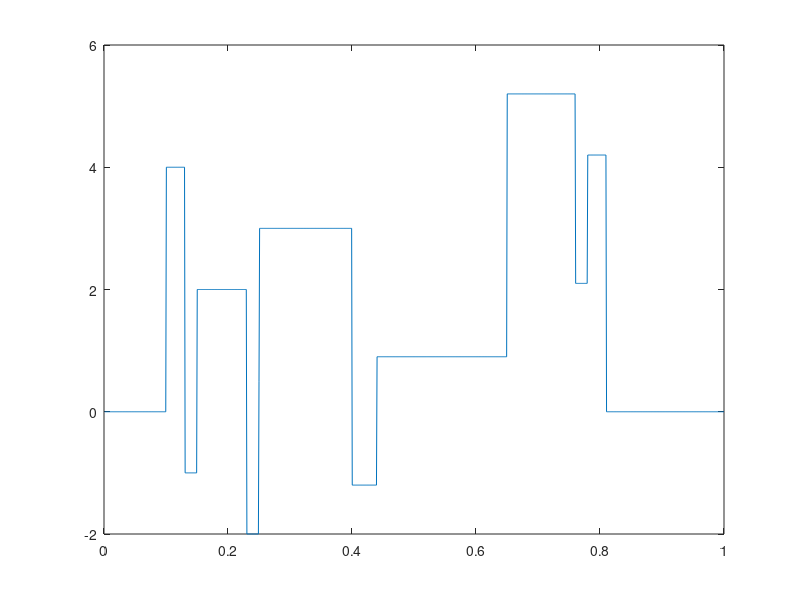

This figure's MATLAB source: (Note: this script raises an error after producing the figure.)
%% BLOCKS 
% signal used for comparison

%% Matrix Product case - many (M) number of simulations - using SNR
% Comparison of single base wavelet matrix with Matrix Products 
%% First: Two-Matrix Product W1W2 comparison to Single base
%% Second: Similarity Transform W1'W2W1 comparison to W1W2, Single base
%% Third: Kronecker Product Transform comparison to single base

% Three methods of Universal Thresholding, BAMS, and ABE are applied to the
% transformed signal  


close all
clear; clc;

% User Defined Parameters  
M = 200;  % number of simulations
SNR = 5;  % can change to 3, 5, or 7 


% Storing MSE values

% Kronecker Product for W0
mse_kron_vec = zeros(M, 1); 

% Matrix Products for W1'W2W1 
mse_W1W2W1_vec = zeros(M, 1); 

% Matrix Products for 2 filters 
mse_W1W2_vec = zeros(M, 1); 
 

% Single base
mse_W1_vec = zeros(M, 1);
mse_W2_vec = zeros(M, 1);


% BAMS vector initialization
mse_W1W2_BAMS_vec    = zeros(M,1);
mse_121_BAMS_vec     = zeros(M,1);
mse_W1_BAMS_vec      = zeros(M,1);
mse_W2_BAMS_vec      = zeros(M,1);
mse_kron_BAMS_vec    = zeros(M,1);


% ABE vector initialization
mse_W1W2_ABE_vec    = zeros(M,1);
mse_121_ABE_vec     = zeros(M,1);
mse_W1_ABE_vec      = zeros(M,1);
mse_W2_ABE_vec      = zeros(M,1);
mse_kron_ABE_vec    = zeros(M,1);

sigma2 = 1;   % because noise ~ N(0,1) and W is orthogonal

n=1024;
n1 = n;

% Blocks
m=n1;
t = (1:m) ./m;
pos = [ .1 .13 .15 .23 .25 .40 .44 .65  .76 .78 .81];
hgt = [4 (-5) 3 (-4) 5 (-4.2) 2.1 4.3  (-3.1) 2.1 (-4.2)];
sig = zeros(size(t));
for j=1:length(pos)
    sig = sig + (1 + sign(t-pos(j))).*(hgt(j)/2) ;
end

s_orig=sig;

figure(1)
plot(t, s_orig)

% Filter vectors 
hfilt_haar = [sqrt(2)/2, sqrt(2)/2]; % Haar filter


nl=3; % if using nl = 10 we run into problem with wavmat (W1 and W2 are not orthogonal!)       
W1= Wavmat(hfilt_haar, n, nl, 0); % Wavelet matrix 
W2= Wavmat(hfilt_haar, n, nl, 0); % Wavelet matrix 
 
% Add Gaussian noise with fixed SNR (user can set at beginning of file)
signal_var = var(s_orig);
signal_std = sqrt(signal_var);
s_orig= s_orig/signal_std * sqrt(SNR); % signal standardized to have unit variance, then scaled by sqrt(SNR)
     
for m = 1:M 
     s = s_orig + randn(size(s_orig)); % adds unit variance Gaussian noise
     
     %%  W1'W2W1 Product Wavelet Shrinkage 
     W121 = W1' * W2 * W1;
     wd121 = W121 * s'; % apply wavelet to noisy signal
     wd_121_raw = wd121;          % keep raw copy

     % Universal thresholding, noise ~ Normal(0,1)
     lambda = sqrt(2 * log(n)); 
    
     wd121(abs(wd121) < lambda) = 0;  % Hard thresholding
    
     sr121 = W121' * wd121; % reconstruct denoised signal

     % BAMS (bayesrule) shrinkage
     % --- uncomment and run this line for the levelwise BAMS---
     %wd_121_b = bamsShrinkCoeffs_Wavmat(wd_121_raw, n, nl);
     wd_121_b = bamsShrinkGlobal(wd_121_raw); % comment this global method line if running levelwise line above
     sr121_b = W121' * wd_121_b;

     % ABE shrinkage
     % sigma2 = 1 because noise ~ N(0,1) and W is orthogonal
     wd121_abe = abeShrink(wd_121_raw, sigma2);
     sr121_abe = W121' * wd121_abe;

     mse_W1W2W1_vec(m) = mean((s_orig - sr121').^2); 
     mse_121_BAMS_vec(m) = mean((s_orig - sr121_b').^2);
     mse_121_ABE_vec(m) = mean((s_orig - sr121_abe').^2);


     
     %%  W1W2 Product Wavelet Shrinkage 
     W12 = W1 * W2;
     wd12 = W12 * s'; % apply wavelet to noisy signal
     wd12_raw = wd12;          % keep raw copy


     % Universal thresholding, noise ~ Normal(0,1)
     lambda = sqrt(2 * log(n)); 
    
     wd12(abs(wd12) < lambda) = 0;  % Hard thresholding
    
     sr12 = W12' * wd12; % reconstruct denoised signal

     % BAMS (bayesrule) shrinkage
     % --- uncomment and run this line for the levelwise BAMS---
     %wd12_b = bamsShrinkCoeffs_Wavmat(wd12_raw, n, nl);
     wd12_b = bamsShrinkGlobal(wd12_raw); % comment this global method line if running levelwise line above
     sr12_b = W12' * wd12_b;


     % ABE shrinkage
     % sigma2 = 1 because noise ~ N(0,1) and W is orthogonal
     wd12_abe = abeShrink(wd12_raw, sigma2);
     sr12_abe = W12' * wd12_abe;



     mse_W1W2_vec(m) = mean((s_orig - sr12').^2); 
     mse_W1W2_BAMS_vec(m)  = mean((s_orig - sr12_b').^2);
     mse_W1W2_ABE_vec(m) = mean((s_orig - sr12_abe').^2);


     %%  Single Base (W1 - Haar) Wavelet Shrinkage  

     wd_W1 = W1 * s'; % Apply single wavelet matrix W1 to noisy signal
     wd_W1_raw = wd_W1;          % keep raw copy

     % Hard thresolding
     wd_thresh_W1 = wd_W1;
     wd_thresh_W1(abs(wd_W1) < lambda) = 0; 
    
     sr_W1 = W1' * wd_thresh_W1; % reconstruct denoised signal
    
     % BAMS (bayesrule) shrinkage
     % --- uncomment and run this line for the levelwise BAMS---
     %wd_W1_b = bamsShrinkCoeffs_Wavmat(wd_W1_raw, n, nl);
     wd_W1_b = bamsShrinkGlobal(wd_W1_raw); % comment this global method line if running levelwise line above
     srW1_b = W1' * wd_W1_b;

     % ABE shrinkage
     % sigma2 = 1 because noise ~ N(0,1) and W is orthogonal
     wd_W1_abe = abeShrink(wd_W1_raw, sigma2);
     sr_W1_abe = W1' * wd_W1_abe;


     mse_W1_vec(m) = mean((s_orig' - sr_W1).^2); % mse for single wavelet W1
     mse_W1_BAMS_vec(m) = mean((s_orig - srW1_b').^2);
     mse_W1_ABE_vec(m) = mean((s_orig - sr_W1_abe').^2);


     %%  Single Base (W2 - Haar) Wavelet Shrinkage  

     wd_W2 = W2 * s'; % Apply single wavelet matrix W2 to noisy signal
     wd_W2_raw = wd_W2;          % keep raw copy


     wd_thresh_W2 = wd_W2;
     wd_thresh_W2(abs(wd_W2) < lambda) = 0; % Hard thresolding
    
     sr_W2 = W2' * wd_thresh_W2; % reconstruct denoised signal

     % BAMS (bayesrule) shrinkage
     % --- uncomment and run this line for the levelwise BAMS---
     %wd_W2_b = bamsShrinkCoeffs_Wavmat(wd_W2_raw, n, nl);
     wd_W2_b = bamsShrinkGlobal(wd_W2_raw); % comment this global method line if running levelwise line above

     srW2_b = W2' * wd_W2_b;
    
     mse_W2_vec(m) = mean((s_orig' - sr_W2).^2); % mse for single wavelet W2
     mse_W2_BAMS_vec(m) = mean((s_orig - srW2_b').^2);
     
    %%  Kronecker Product 
    % Exploration of kron(W0,W0) 
     W0 = Wavmat(hfilt_haar, 2^7, 4, 0); % Wavelet matrix 
     %W0_2 = Wavmat(hfilt1, 2^3, 1, 0); % with level 1, variability is smaller
     W0_2 = Wavmat([sqrt(2)/2 sqrt(2)/2], 2^3, 1, 0); % with level 1, variability is smaller
     
     WW = kron(W0,W0_2);
     wd_kron = WW * s'; % apply wavelet to noisy signal
     wd_kron_raw = wd_kron;          % keep raw copy

     wd_kron(abs(wd_kron) < lambda) = 0;  % Hard thresholding
        
     sr_kron = WW' * wd_kron; % reconstruct denoised signal

     % BAMS (bayesrule) shrinkage
     % --- uncomment and run this line for the levelwise BAMS---
     %wd_kron_b = bamsShrinkCoeffs_Wavmat(wd_kron_raw, n, nl);
     wd_kron_b = bamsShrinkGlobal(wd_kron_raw); % comment this global method line if running levelwise line above
     srkron_b = WW' * wd_kron_b;

     % ABE shrinkage
     % sigma2 = 1 because noise ~ N(0,1) and W is orthogonal
     wd_kron_abe = abeShrink(wd_kron_raw, sigma2);
     srkron_abe = WW' * wd_kron_abe;
    
     mse_kron_vec(m) = mean((s_orig' - sr_kron).^2); % mse for kronecker prod
     mse_kron_BAMS_vec(m) = mean((s_orig - srkron_b').^2);
     mse_kron_ABE_vec(m) = mean((s_orig - srkron_abe').^2);


 end

 

 % Calculate Average MSE for W1'W2W1 across M simulations 
 avg_mse_W1W2W1 = mean(mse_W1W2W1_vec);

 % Calculate Average MSE for W1W2 across M simulations 
 avg_mse_W1W2 = mean(mse_W1W2_vec);

 % Calculate Average MSE for single bases across M simulations
 avg_mse_W1 = mean(mse_W1_vec);
 avg_mse_W2 = mean(mse_W2_vec);

 % Calculate Average MSE for kron(W0, W0_2) across M simulations 
 avg_mse_kron = mean(mse_kron_vec);

 % Calculate Average MSEs for all BAMS shrinkage-applied transforms
 avg_mse_W1_BAMS = mean(mse_W1_BAMS_vec);
 avg_mse_W2_BAMS = mean(mse_W2_BAMS_vec);
 avg_mse_W1W2_BAMS = mean(mse_W1W2_BAMS_vec);
 avg_mse_kron_BAMS = mean(mse_kron_BAMS_vec);
 avg_mse_121_BAMS = mean(mse_121_BAMS_vec);

 % Calculate Average MSEs for all ABE shrinkage-applied transforms
 avg_mse_W1_ABE = mean(mse_W1_ABE_vec);
 %avg_mse_W2_BAMS = mean(mse_W2_BAMS_vec); % W1 = W2 is Haar for blocks 
 avg_mse_W1W2_ABE = mean(mse_W1W2_ABE_vec);
 avg_mse_kron_ABE = mean(mse_kron_ABE_vec);
 avg_mse_121_ABE = mean(mse_121_ABE_vec);

 fprintf( 'ABE THRESHOLDING------------------------------------------------------\n'); 
 fprintf('| %-22s | %-11s | %-16s |\n', 'Method', 'Average MSE', 'Variance of MSE');
 fprintf('|------------------------|-------------|------------------|\n');

 fprintf('| %-22s | %.4f      | %.4f           |\n', 'W1 Haar (ABE)', avg_mse_W1_ABE, var(mse_W1_ABE_vec));
 fprintf('| %-22s | %.4f      | %.4f           |\n', 'W1W2 (ABE)', avg_mse_W1W2_ABE, var(mse_W1W2_ABE_vec));
 fprintf('| %-22s | %.4f      | %.4f           |\n', 'Kron (ABE)', avg_mse_kron_ABE, var(mse_kron_ABE_vec));

 fprintf('| %-22s | %.4f      | %.4f           |\n', 'W1W2W1 (ABE)', avg_mse_121_ABE, var(mse_121_ABE_vec));
 fprintf( '-----------------------------------------------------------------------\n'); 
 fprintf('\n')

 fprintf( 'BAMS THRESHOLDING-----------------------------------------------------\n'); 
 fprintf('| %-22s | %-11s | %-16s |\n', 'Method', 'Average MSE', 'Variance of MSE');
 fprintf('|------------------------|-------------|------------------|\n');

 fprintf('| %-22s | %.4f      | %.4f           |\n', 'W1 Haar (BAMS)', avg_mse_W1_BAMS, var(mse_W1_BAMS_vec));
 %fprintf('| %-22s | %.4f      | %.4f           |\n', 'W2 Haar (BAMS)', avg_mse_W2_BAMS, var(mse_W2_BAMS_vec));

 fprintf('| %-22s | %.4f      | %.4f           |\n', 'W1W2 (BAMS)', avg_mse_W1W2_BAMS, var(mse_W1W2_BAMS_vec));

 fprintf('| %-22s | %.4f      | %.4f           |\n', 'Kron (BAMS)', avg_mse_kron_BAMS, var(mse_kron_BAMS_vec));

 fprintf('| %-22s | %.4f      | %.4f           |\n', 'W1W2W1 (BAMS)', avg_mse_121_BAMS, var(mse_121_BAMS_vec));
 fprintf( '-----------------------------------------------------------------------\n'); 
 fprintf('\n')

 fprintf( 'UNIVERSAL THRESHOLDING----------------------------------------\n'); 
 fprintf('| %-22s | %-11s | %-16s |\n', 'Method', 'Average MSE', 'Variance of MSE');
 fprintf('|------------------------|-------------|------------------|\n');
 fprintf('| %-22s | %.4f      | %.4f           |\n', 'Kronecker Product', avg_mse_kron, var(mse_kron_vec));
 fprintf('| %-22s | %.4f      | %.4f           |\n', 'W1W2W1 Product', avg_mse_W1W2W1, var(mse_W1W2W1_vec));
 fprintf('| %-22s | %.4f      | %.4f           |\n', 'W1W2 Product', avg_mse_W1W2, var(mse_W1W2_vec));
 fprintf('| %-22s | %.4f      | %.4f           |\n', 'W1 (Haar)', avg_mse_W1, var(mse_W1_vec));
 %fprintf('| %-22s | %.4f      | %.4f           |\n', 'W2 (Haar)', avg_mse_W2, var(mse_W2_vec));


 %% Boxplots of Average MSEs

 % Product Transform vs. Single basis - Universal Thresholding
 figure;
 boxplot([mse_W1W2_vec, mse_W1_vec, mse_W2_vec], ...
     {'W1W2', 'Haar', 'Haar'});
 ylabel('MSE');
 title('MSE Distributions for M = 200 Simulations');

 % All Composite Transforms vs Single Bases - Universal Thresholding
 figure;
 boxplot([mse_kron_vec, mse_W1W2W1_vec, mse_W1W2_vec, mse_W1_vec, mse_W2_vec], ...
     {'kron', 'W1W2W1', 'W1W2', 'Haar', 'Haar'});
 ylabel('MSE');
 title('MSE Distributions including Kron and W1W2W1');
 
 
 % All Composite Transforms vs Single Bases - BAMS
 figure;
 boxplot([mse_kron_BAMS_vec, mse_121_BAMS_vec, mse_W1W2_BAMS_vec, mse_W1_BAMS_vec, mse_W2_BAMS_vec], ...
     {'kron', 'W1W2W1', 'W1W2', 'Haar', 'Haar'});
 ylabel('MSE');
 title('MSE Distributions including Kron and W1W2W1, BAMS thresholding');


 % All Composite Transforms vs Single Bases - ABE
 figure;
 boxplot([mse_kron_ABE_vec, mse_121_ABE_vec, mse_W1W2_ABE_vec, mse_W1_ABE_vec], ...
     {'kron', 'W1W2W1', 'W1W2', 'Haar'});
 ylabel('MSE');
 title('MSE Distributions including Kron and W1W2W1, ABE thresholding');
